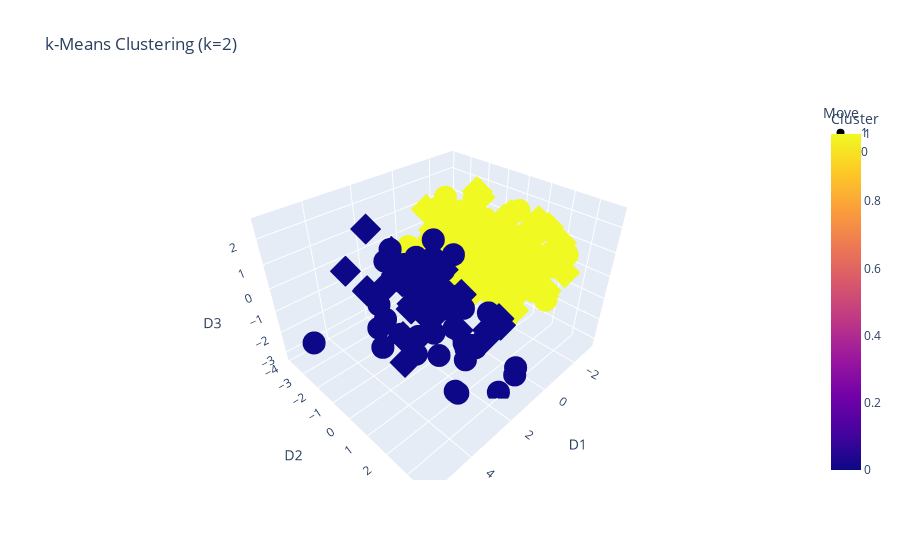

Here is the notebook cell this chart was saved with:
### Code cell
import pandas as pd
import numpy as np
from sklearn.cluster import KMeans
from sklearn.model_selection import train_test_split
from sklearn.metrics import silhouette_score, calinski_harabasz_score
import plotly.express as px

# load data
data = pd.read_csv('Dime_MOVE_1_0.csv')
# divide data into training and testing sets
train_data, test_data = train_test_split(data, test_size=0.2, random_state=42)

# set values of k to try
ks = [2,3,4,5,6,7,8,9,10,11,12,13,14,15,16,17,18,19,20,30]

# initialize dictionaries to store models and scores
models = {}
sil_scores = {}
cal_scores = {}

# loop through each value of k and build models
for k in ks:
    print(f"Building model for k = {k}...")
    model = KMeans(n_clusters=k, init='random', n_init=10, max_iter=300, random_state=42)
    model.fit(train_data[['D1', 'D2', 'D3', 'D4']])
    models[k] = model
    sil_scores[k] = silhouette_score(train_data[['D1', 'D2', 'D3', 'D4']], model.labels_)
    cal_scores[k] = calinski_harabasz_score(train_data[['D1', 'D2', 'D3', 'D4']], model.labels_)

# print silhouette scores
print("Silhouette scores:")
for k, score in sil_scores.items():
    print(f"k = {k}, score = {score:.3f}")
    
# print Calinski-Harabasz scores
print("Calinski-Harabasz scores:")
for k, score in cal_scores.items():
    print(f"k = {k}, score = {score:.3f}")


# choose the model with the best score
best_k = max(sil_scores, key=sil_scores.get)
best_model = models[best_k]

# add cluster labels to the training data
train_data['Cluster'] = best_model.labels_

# create 3D plot
fig = px.scatter_3d(train_data, x='D1', y='D2', z='D3', color='Cluster', symbol='Move',
                    title=f"k-Means Clustering (k={best_k})")
fig.show()

#Move1 = circle
#Move0 = square

### Figure 1 — Plotly figure (JSON) as saved in the notebook; plotly's stock layout.template omitted (floating-point values rounded to 4 significant figures; data arrays with more than 128 entries replaced by an {"elided": "..."} marker saying what was removed)
{"data": [{"hovertemplate": "Move=1<br>D1=%{x}<br>D2=%{y}<br>D3=%{z}<br>Cluster=%{marker.color}<extra></extra>", "legendgroup": "1", "marker": {"color": [0, 0, 1, 1, 1, 0, 0, 0, 0, 1, 0, 1, 1, 0, 1, 1, 1, 1, 0, 0, 1, 1, 0, 0, 0, 0, 1, 1, 0, 1, 1, 1, 1, 1, 1, 1, 1, 0, 1, 1, 1, 1, 0, 1, 1, 1, 0, 1, 1, 1, 0, 1, 0, 1, 1, 0, 0, 1, 1, 1, 1, 0, 1, 1, 1, 1, 0, 0, 1, 0, 1, 1, 0, 1, 1, 0, 1, 0, 0, 1, 1, 0, 0, 1, 0, 1, 0, 1, 0, 1, 1, 0, 1, 1, 1, 1, 1, 0, 1, 0, 0, 1, 0, 1, 1, 1, 0, 1, 1, 1, 1, 1, 0], "coloraxis": "coloraxis", "symbol": "circle"}, "mode": "markers", "name": "1", "scene": "scene", "showlegend": true, "type": "scatter3d", "x": [1.428, 2.57, -0.3172, 0.4947, -0.09374, 4.221, 0.2912, 2.848, 1.815, 0.7286, 1.253, -0.8696, 0.1395, 1.536, -1.123, -0.1197, -1.206, -1.531, 2.434, 3.222, -2.024, -1.529, 2.627, 0.7088, 2.647, 1.755, -1.014, -0.6782, 0.9037, -0.4759, -0.9306, -0.9784, -0.1234, -1.086, -0.9428, -1.703, -2.22, 4.466, -2.037, -0.3577, -0.2914, -2.158, 1.807, -0.7781, 0.2971, 0.1719, 0.814, -0.9817, -1.355, 0.0109, 0.8336, 0.6379, 1.52, 0.09294, -0.7957, 0.953, 1.57, -0.8427, -0.8664, 0.1977, -1.643, 2.186, -0.6778, -1.297, -0.7264, 0.5009, 3.275, 3.802, -1.186, 1.604, -0.48, -1.361, 1.017, -2.218, -1.209, 1.466, -1.036, 1.475, 1.011, -2.206, -1.317, 1.975, 1.209, -2.138, 4.559, -1.183, 1.985, 0.2019, 1.834, -1.983, -1.087, 1.908, -0.9653, -1.185, -0.1883, 0.3758, -0.2649, 3.977, -0.3123, 5.556, 1.205, -0.5269, 1.364, -0.5923, -1.304, -2.125, 1.231, -1.624, -1.219, 0.01436, -0.4927, -0.3017, 3.679], "y": [2.923, -1.637, 0.976, -0.3473, -1.517, 3.399, -0.2323, 1.337, 2.061, -2.518, -0.54, 2.992, -1.774, 0.2422, -0.688, 2.012, 2.646, 2.549, 0.6133, -1.02, 1.678, 2.537, -2.182, 1.654, -0.499, 1.591, -0.3958, 2.108, -0.7313, -2.12, -1.743, 0.5143, -2.278, -2.272, 1.466, -1.016, 0.3321, 3.724, 0.7056, -1.118, -1.26, 1.126, -0.8894, -1.494, -0.3641, -1.407, 0.3746, -1.194, -0.04909, -2.257, 0.3742, -0.1521, 0.7775, -1.206, -1.509, 0.6851, 3.603, -0.5541, -0.5445, -2.285, 1.463, 0.4011, -1.146, 1.105, -0.4688, -0.53, 0.6496, -0.5312, -1.418, -2.552, -1.295, -1.62, 3.246, 0.3719, -1.19, 1.323, -0.6255, 0.7666, 0.04422, 0.2735, 0.6954, 1.114, -0.01189, 1.357, 0.4428, 1.454, 1.456, -0.4799, -0.5357, -2.229, -1.73, 1.926, -0.8061, -0.1264, -1.432, -0.9622, 0.9174, 1.609, -0.2655, -2.11, -0.8843, 2.611, -1.354, -0.4286, -0.4016, 1.506, 1.022, 3.022, -1.134, -0.9439, -0.2842, -0.2805, 0.3609], "z": [-3.213, 0.8104, -0.8602, 1.5, 0.8621, -0.6241, -1.369, -1.531, -1.381, 0.297, 1.58, 1.103, 0.8631, 0.8125, -0.7009, 0.43, 1.364, -0.8017, -0.1977, -1.08, 0.3514, -0.8532, -1.368, -0.7, 1.217, -1.775, 0.5467, 0.4744, -0.259, 0.5971, -0.2458, 0.2949, 0.09477, 1.882, 0.9839, -0.4879, -2.461, -0.2599, -1.11, -0.9675, -0.3754, -1.267, -0.6804, 0.7767, 1.342, 0.8233, -0.533, -1.119, 1.335, -0.05102, -0.6596, 1.012, -1.429, 1.007, -0.7326, -0.8928, -1.748, 0.04589, 1.658, -0.2564, 1.18, -1.503, -0.7262, 2.378, 2.519, 1.253, -1.643, -1.749, -0.2425, 0.5148, 0.6394, 1.421, -2.054, -2.426, -0.6029, -2.683, -1.359, -0.4875, -1.085, -2.425, 0.8796, 1.987, -1.135, -0.1822, 0.1625, -0.1767, 0.2337, 1.331, -1.196, -1.09, -0.4522, -1.294, -0.09153, 0.6889, -2.351, 0.9217, 0.5222, 0.188, 0.623, -1.427, -1.082, 0.09203, 0.5797, 0.8653, -0.1755, 0.2138, -2.188, 1.269, -0.21, 0.9384, -0.4687, 2.195, -0.673]}, {"hovertemplate": "Move=0<br>D1=%{x}<br>D2=%{y}<br>D3=%{z}<br>Cluster=%{marker.color}<extra></extra>", "legendgroup": "0", "marker": {"color": {"elided": "143 int values"}, "coloraxis": "coloraxis", "symbol": "diamond"}, "mode": "markers", "name": "0", "scene": "scene", "showlegend": true, "type": "scatter3d", "x": {"elided": "143 float values"}, "y": {"elided": "143 float values"}, "z": {"elided": "143 float values"}}], "layout": {"coloraxis": {"colorbar": {"title": {"text": "Cluster"}}, "colorscale": [[0, "#0d0887"], [0.1111, "#46039f"], [0.2222, "#7201a8"], [0.3333, "#9c179e"], [0.4444, "#bd3786"], [0.5556, "#d8576b"], [0.6667, "#ed7953"], [0.7778, "#fb9f3a"], [0.8889, "#fdca26"], [1, "#f0f921"]]}, "legend": {"title": {"text": "Move"}, "tracegroupgap": 0}, "scene": {"domain": {"x": [0, 1], "y": [0, 1]}, "xaxis": {"title": {"text": "D1"}}, "yaxis": {"title": {"text": "D2"}}, "zaxis": {"title": {"text": "D3"}}}, "title": {"text": "k-Means Clustering (k=2)"}}}
